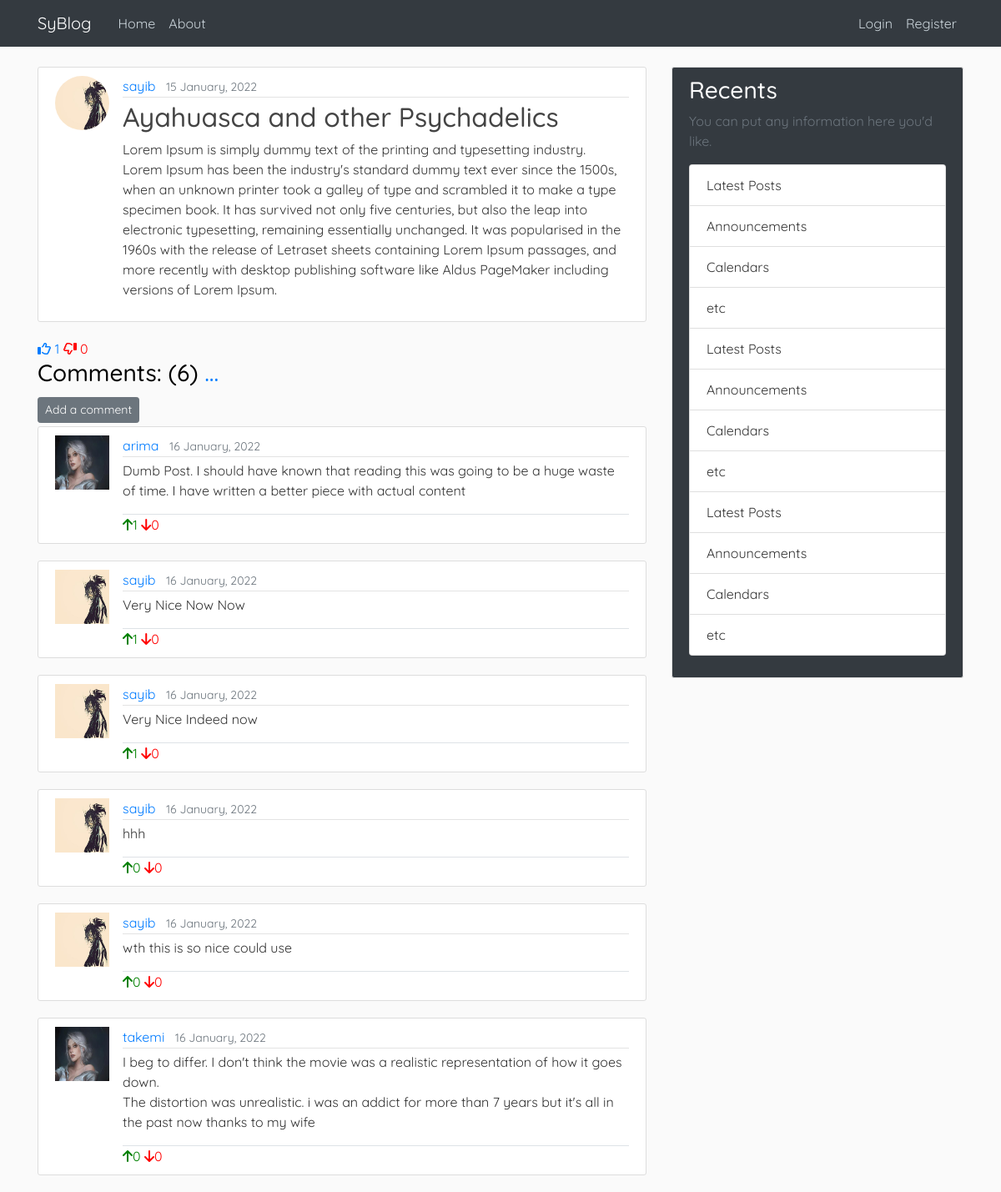
Before: /post/1/ with the older database file.
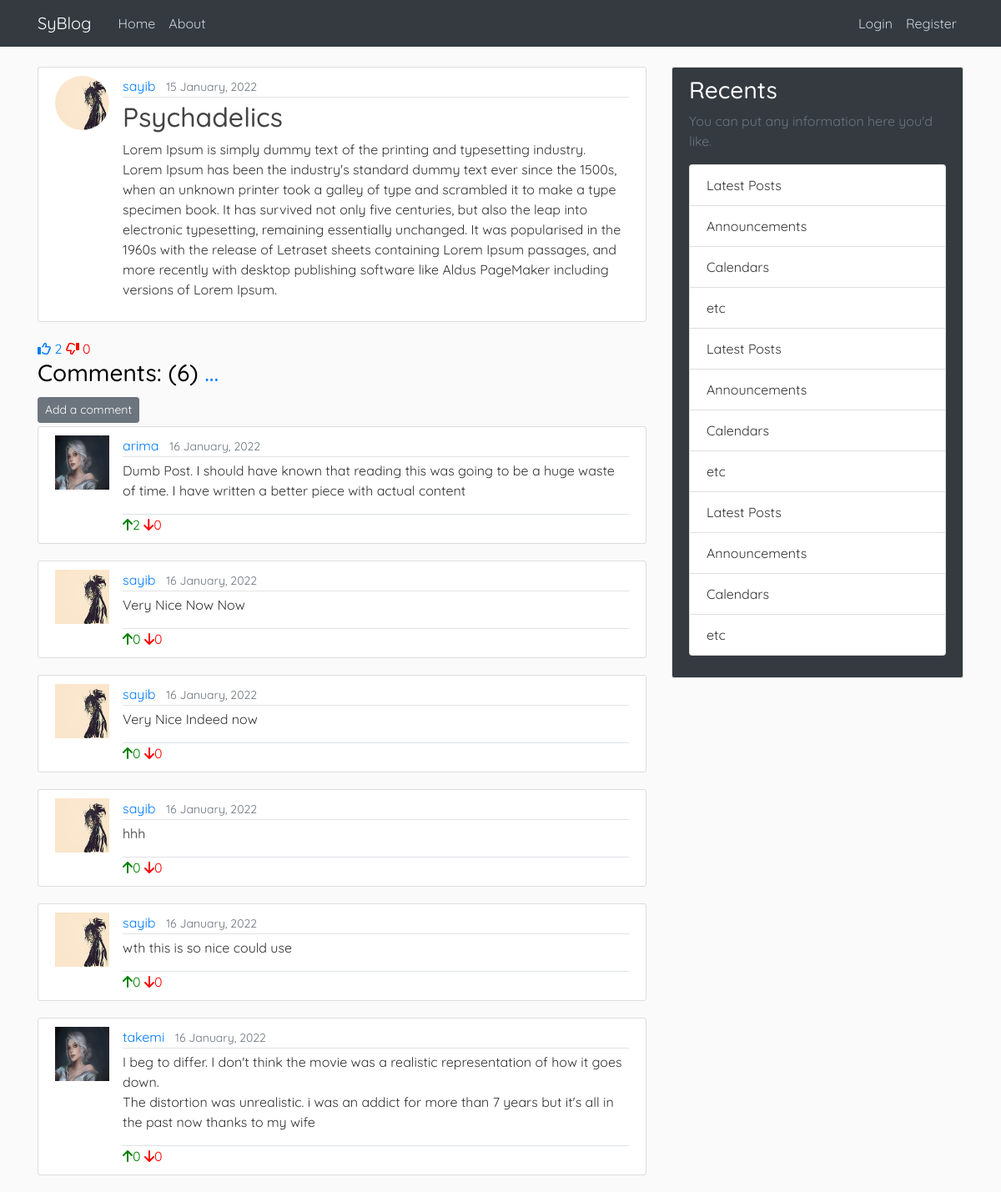
After: the same page with the newer database file.
### blog/models.py (models this page shows, shortened)
class Post(models.Model):
    title = models.CharField(max_length=100)
    content = models.TextField()
    date_posted = models.DateTimeField(default=timezone.now)
    author = models.ForeignKey(User, on_delete=models.CASCADE)
    likes = models.ManyToManyField(User, related_name="blog_likes")
    dislikes = models.ManyToManyField(User, related_name="blog_dislikes")
    def likes_count(self):
        return self.likes.count()
    def dislikes_count(self):
        return self.dislikes.count()

class Comment(models.Model):
    body = models.TextField()
    date_posted = models.DateTimeField(default=timezone.now)
    author = models.ForeignKey(User, on_delete=models.CASCADE, related_name="comments")
    post = models.ForeignKey(Post, on_delete=models.CASCADE, related_name="comments")
    likes = models.ManyToManyField(User, related_name="comment_likes")
    dislikes = models.ManyToManyField(User, related_name="comment_dislikes")
    def likes_count(self):
        return self.likes.count()
    def dislikes_count(self):
        return self.dislikes.count()

### users/models.py (models this page shows, shortened)
class Profile(models.Model):
    user = models.OneToOneField(User, on_delete=models.CASCADE)
    image = models.ImageField(default = "default_zjgy3n.jpg", upload_to='profile_pics')

### blog/views.py (the view)
# urls.py: path('post/<int:pk>/', PostDetailView.as_view(), name="post-detail"),
class PostDetailView(DetailView):
    model = Post

### friend/context_processors.py (called while the page is built)
def requests_to_base(requests):
    receivers = dict(Counter([req.receiver for req in FriendRequest.objects.all()]))
    return {'receivers': receivers}

### blog/templates/blog/post_detail.html (shortened to what this page needs)
{% extends 'blog/base.html' %}
{% block content %}
    <article class="media content-section">
        <img src="{{ object.author.profile.image.url }}" class="rounded-circle article-img">
        <div class="media-body">
            <div class="article-metadata">
                <a href="#" class="mr-2">{{ object.author }}</a>
                <small class="text-muted">{{ object.date_posted|date:"d F, Y" }}</small>
            </div>
            <h2 class="article-title">{{ object.title }}</h2>
            <p class="article-content">{{ object.content }}</p>
        </div>
    </article>
    <a class="like-btn"  style="text-decoration:none" href="{% url 'post-like' post.id%}"><i class="fa-regular fa-thumbs-up"></i> {{object.likes_count}}</a>
    <a class="like-btn"  style="text-decoration:none; color:red" href="{% url 'post-dislike' post.id%}"><i class="fa-regular fa-thumbs-down fa-flip-horizontal"></i> {{object.dislikes_count}}</a>
    <h3>Comments: ({{object.comments.all.count}}) <a style="cursor:pointer; text-decoration: none" class="expand-comments">...</i></a></h3>
    <div class="comment-section">
        <a class = "btn btn-secondary btn-sm mt-1 mb-1" href="{% url 'add-comment' object.id%}">Add a comment</a>
            {% for comment in object.comments.all %}
                <article class="media content-section">
                <img class="rounded-circle-sm article-img" src="{{comment.author.profile.image.url}}" >
                    <div class="media-body">
                        <div class="article-metadata">
                            <a class="mr-2" href="{% url 'user_display' comment.author.id %}">{{ comment.author }}</a>
                            <small class="text-muted">{{ comment.date_posted|date:"d F, Y" }}</small>
                        </div>
                        <p class="article-content">{{ comment.body }}</p>
                        <div class="border-top">
                            <a class="like-btn"  style="text-decoration:none; color:green" href="{% url 'comment-like' comment.id%}"><i class="fa fa-arrow-up"></i>{{comment.likes_count}}</a>
                            <a class="like-btn"  style="text-decoration:none; color:red" href="{% url 'comment-dislike' comment.id%}"><i class="fa fa-arrow-down"></i>{{comment.dislikes_count}}</a>
                        </div>
                    </div>
                </article>
            {% endfor %}
    </div>
{% endblock content %}

Changed rows visible on the page:
changed Post "sayib": title "Ayahuasca and other Psychadelics" → "Psychadelics"; likes_count "1" → "2"
computed for Comment "arima": likes_count "1" → "2"
computed for Comment "Very Nice Now Now": likes_count "1" → "0"
computed for Comment "Very Nice Indeed now": likes_count "1" → "0"
